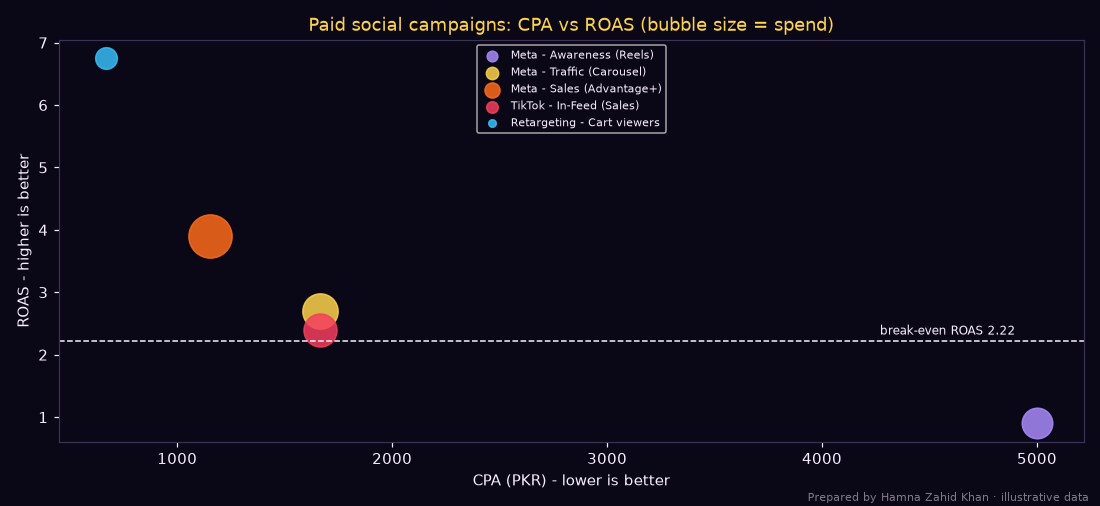

Here is the Python script that generated this plot:
# Plan and compare paid social campaigns: reach, frequency, CPM, CPC, CPA, ROAS, and
# the effect of the bid strategy. Prepared by Hamna Zahid Khan, Junior Lecturer.
# Illustrative one-month data in PKR for an Islamabad online shoe store ("Qadam").
import matplotlib
matplotlib.use("Agg")
import matplotlib.pyplot as plt

BG, FIRE, GOLD, VIOLET, EMBER, TEXT = "#0A0716", "#FF6B1A", "#FCD34D", "#A78BFA", "#F43F5E", "#F5EEFF"
MARGIN = 0.45   # gross margin before advertising

# name: spend, impressions, reach, link clicks, purchases, revenue
camps = {
    "Meta - Awareness (Reels)":   (60_000, 600_000, 240_000, 1_800,  12,  54_000),
    "Meta - Traffic (Carousel)":  (80_000, 320_000, 150_000, 4_800,  48, 216_000),
    "Meta - Sales (Advantage+)":  (120_000, 400_000, 170_000, 5_200, 104, 468_000),
    "TikTok - In-Feed (Sales)":   (70_000, 700_000, 310_000, 4_200,  42, 168_000),
    "Retargeting - Cart viewers": (30_000,  90_000,  18_000, 1_350,  45, 202_500),
}
print(f"{'Campaign':<28}{'Freq':>5}{'CPM':>6}{'CTR%':>6}{'CPC':>5}{'CR%':>5}{'CPA':>7}{'ROAS':>6}")
results = {}
for n, (spend, imp, reach, clk, buy, rev) in camps.items():
    freq = imp / reach
    cpm = spend / imp * 1000
    ctr = clk / imp * 100
    cpc = spend / clk
    cr = buy / clk * 100
    cpa = spend / buy
    roas = rev / spend
    results[n] = (cpa, roas)
    print(f"{n:<28}{freq:>5.1f}{cpm:>6.0f}{ctr:>6.2f}{cpc:>5.0f}{cr:>5.1f}{cpa:>7,.0f}{roas:>6.2f}")
tot = [sum(c[i] for c in camps.values()) for i in range(6)]
print(f"\nTotal spend PKR {tot[0]:,} -> revenue PKR {tot[5]:,}; blended ROAS {tot[5] / tot[0]:.2f}; break-even ROAS {1 / MARGIN:.2f}")
profit = tot[5] * MARGIN - tot[0]
print(f"Profit after ads = {tot[5]:,} x {MARGIN} - {tot[0]:,} = PKR {profit:,.0f}")

# Bid strategy comparison for the same PKR 100,000 budget (illustrative platform behaviour)
print("\nBid strategy what-if for PKR 100,000:")
for name, cpa in (("Lowest cost (no cap)", 1_150), ("Cost cap PKR 1,000", 980), ("Bid cap PKR 900", 870)):
    delivered = 1.0 if name.startswith("Lowest") else (0.82 if "Cost" in name else 0.55)
    spent = 100_000 * delivered
    print(f"  {name:<22} spends PKR {spent:>9,.0f}  ~CPA {cpa:>5,}  ~purchases {spent / cpa:>5.0f}")

fig, ax = plt.subplots(figsize=(10, 4.6), facecolor=BG); ax.set_facecolor(BG)
cols = [VIOLET, GOLD, FIRE, EMBER, "#38BDF8"]
for (n, (cpa, roas)), c in zip(results.items(), cols):
    ax.scatter(cpa, roas, s=camps[n][0] / 150, color=c, alpha=.85, label=n)
ax.axhline(1 / MARGIN, color=TEXT, ls="--", lw=1); ax.text(4_900, 1 / MARGIN + .1, "break-even ROAS 2.22", color=TEXT, fontsize=8, ha="right")
ax.set_xlabel("CPA (PKR) - lower is better", color=TEXT); ax.set_ylabel("ROAS - higher is better", color=TEXT)
ax.set_title("Paid social campaigns: CPA vs ROAS (bubble size = spend)", color=GOLD)
ax.tick_params(colors=TEXT)
for s in ax.spines.values(): s.set_color("#3b3355")
ax.legend(facecolor=BG, labelcolor=TEXT, fontsize=7, loc="upper center", markerscale=0.35)
fig.text(0.99, 0.01, "Prepared by Hamna Zahid Khan · illustrative data", color=TEXT, alpha=0.5, ha="right", fontsize=7)
plt.tight_layout(); plt.savefig("session-03_social_ad_planner.png", dpi=110, facecolor=BG)
print("Saved session-03_social_ad_planner.png")
